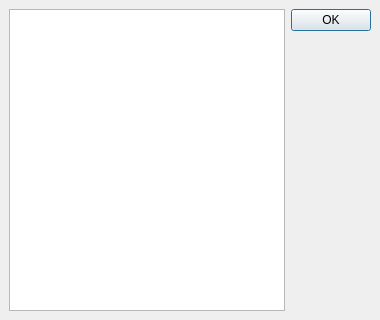
<?xml version="1.0" encoding="UTF-8"?>
<ui version="4.0">
 <class>QgsProcessingMultipleSelectionDialogBase</class>
 <widget class="QgsPanelWidget" name="QgsProcessingMultipleSelectionDialogBase">
  <property name="geometry">
   <rect>
    <x>0</x>
    <y>0</y>
    <width>380</width>
    <height>320</height>
   </rect>
  </property>
  <property name="windowTitle">
   <string>Multiple selection</string>
  </property>
  <layout class="QHBoxLayout" name="horizontalLayout">
   <property name="spacing">
    <number>6</number>
   </property>
   <property name="leftMargin">
    <number>9</number>
   </property>
   <property name="topMargin">
    <number>9</number>
   </property>
   <property name="rightMargin">
    <number>9</number>
   </property>
   <property name="bottomMargin">
    <number>9</number>
   </property>
   <item>
    <widget class="QListView" name="lvSelection">
     <property name="editTriggers">
      <set>QAbstractItemView::NoEditTriggers</set>
     </property>
     <property name="alternatingRowColors">
      <bool>true</bool>
     </property>
    </widget>
   </item>
   <item>
    <widget class="QDialogButtonBox" name="buttonBox">
     <property name="orientation">
      <enum>Qt::Vertical</enum>
     </property>
     <property name="standardButtons">
      <set>QDialogButtonBox::Ok</set>
     </property>
    </widget>
   </item>
  </layout>
 </widget>
 <customwidgets>
  <customwidget>
   <class>QgsPanelWidget</class>
   <extends>QWidget</extends>
   <header>qgspanelwidget.h</header>
   <container>1</container>
  </customwidget>
 </customwidgets>
 <resources/>
 <connections/>
</ui>
